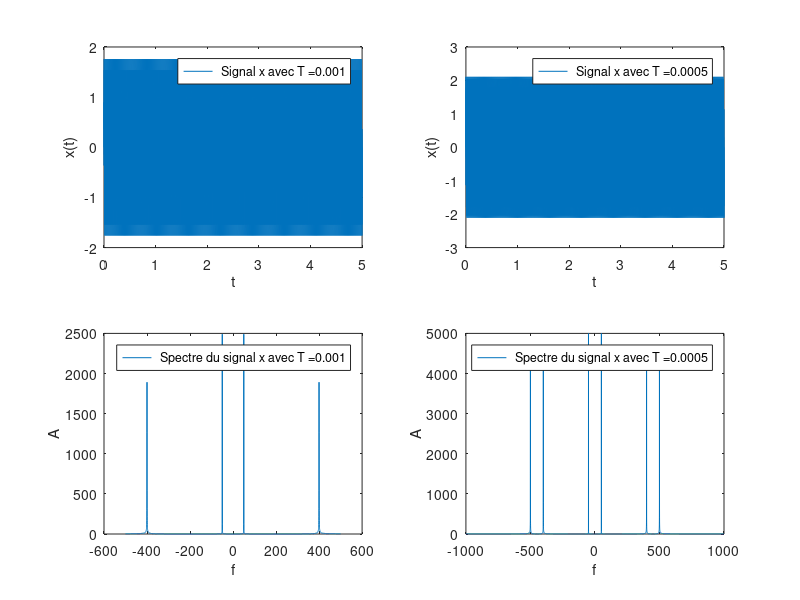

Write the MATLAB code that produced this figure.
clear all 
close all
clc
%realiser par : Nilam

f1 = 500;
f2 = 400;
f3 = 50;
Te = 0.001 ;
t = [0:Te:5];
fe = 1/Te;
N = length(t);
fshift = (-N/2:(N/2)-1)*(fe/N);
K = 1;
Wc = 50;


x= sin(2*pi*f1*t)+sin(2*pi*f2*t)+sin(2*pi*f3*t);

subplot(2,2,1)
    plot(t,x);
    legend(" Signal x avec T =0.001");
    xlabel("t");
    ylabel("x(t)");

subplot(2,2,3)
    y = fft(x);
    plot(fshift,fftshift(abs(y)));
    legend(" Spectre du signal x avec T =0.001");
    xlabel("f");
    ylabel("A");


subplot(2,2,2)
    Te2 = 0.0005 ;
    fe2 = 1/Te2;
    t2 = [0:Te2:5];
    x2 = sin(2*pi*f1*t2)+sin(2*pi*f2*t2)+sin(2*pi*f3*t2);
    N2 = length(t2);
    fshift2 = (-N2/2:(N2/2)-1)*(fe2/N2);

    plot(t2,x2);
    legend(" Signal x avec T =0.0005");
    xlabel("t");
    ylabel("x(t)");

subplot(2,2,4)
    y2 = fft(x2);
    plot(fshift2,fftshift(abs(y2)));
    legend(" Spectre du signal x avec T =0.0005");
    xlabel("f");
    ylabel("A");
    

    
    
    
    
    
    
    
    
    
    
    
    
    
    

